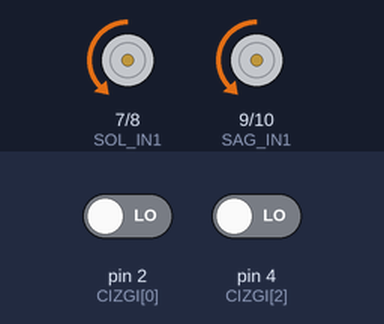
Recording of a sketch running on a simulated Arduino Uno, built with avr-gcc and run on an emulated ATmega328P. Shown: motor-driver pin pairs drawn as motors (green arrow = first pin HIGH = forward, orange = second pin HIGH = backward, longer = more drive, scaled by the enable pin). The test bench sets the inputs (shaded band); at power-on: pin 2 (CIZGI[0]) LOW, pin 4 (CIZGI[2]) LOW.

Above: at 3.3 s.
4.3 s: pin 2 (CIZGI[0]) driven HIGH
At 4.77 s:
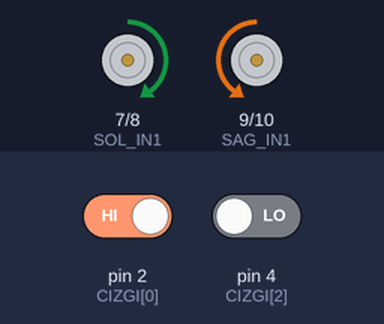
8.4 s: pin 2 (CIZGI[0]) driven LOW
At 8.97 s:
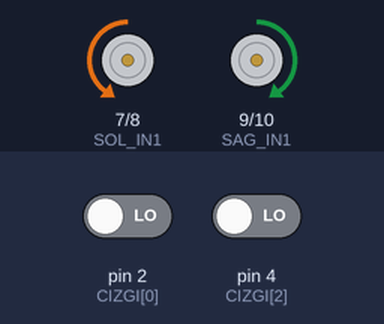
Timing chart, 0 to 17.9 s (numbered marks = the images above; inputs shaded):
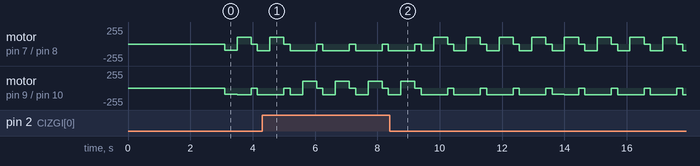

Measured:
- by itself, motor on pin 7 (SOL_IN1) / pin 8 (SOL_IN2): repeats every 1.1 s: backward 100/255 0.40 s, forward 100/255 0.45 s, stopped 0.20 s

The sketch:

06_alanda_kal.ino
```cpp
// 6. CIZGI + MOTOR: siyah bantla cevrili alanin icinde kal
// Beyaz zemine siyah bantla bir alan cizin. Robot ileri gider,
// kenari gorunce geri cekilip iceri doner.

const byte SOL_PWM = 5, SOL_IN1 = 7, SOL_IN2 = 8;
const byte SAG_PWM = 6, SAG_IN1 = 9, SAG_IN2 = 10;
const byte CIZGI[3] = {2, 3, 4};   // ALPGEN M052: sol, orta, sag
const bool SIYAH_LOW = true;

const int HIZ = 90;
const int GERI_MS = 400;
const int DONUS_HIZI = 100; // 1. uygulamadaki deger
const int DONUS_MS = 450;   // 1. uygulamada buldugunuz 90 derece suresi

void motor(byte pwm, byte in1, byte in2, int hiz) {
  hiz = constrain(hiz, -255, 255);
  digitalWrite(in1, hiz >= 0 ? HIGH : LOW);
  digitalWrite(in2, hiz >= 0 ? LOW : HIGH);
  analogWrite(pwm, abs(hiz));
}
void sur(int sol, int sag) {
  motor(SOL_PWM, SOL_IN1, SOL_IN2, sol);
  motor(SAG_PWM, SAG_IN1, SAG_IN2, sag);
}

bool cizgiVar(byte pin) {
  int d = digitalRead(pin);
  return SIYAH_LOW ? d == LOW : d == HIGH;
}

void setup() {
  pinMode(SOL_PWM, OUTPUT); pinMode(SOL_IN1, OUTPUT); pinMode(SOL_IN2, OUTPUT);
  pinMode(SAG_PWM, OUTPUT); pinMode(SAG_IN1, OUTPUT); pinMode(SAG_IN2, OUTPUT);
  for (byte i = 0; i < 3; i++) pinMode(CIZGI[i], INPUT);
  sur(0, 0);
  randomSeed(analogRead(A5));   // "Bir adim ote" icin: random() her acilista farkli olsun
  delay(3000);
}

void loop() {
  bool solKenar = cizgiVar(CIZGI[0]);
  bool sagKenar = cizgiVar(CIZGI[2]) || cizgiVar(CIZGI[1]);

  if (!solKenar && !sagKenar) {
    sur(HIZ, HIZ);              // Alan icinde: ileri
    return;
  }

  sur(0, 0);       delay(100);
  sur(-HIZ, -HIZ); delay(GERI_MS);           // Kenardan geri cekil
  if (solKenar) sur(DONUS_HIZI, -DONUS_HIZI);  // Kenar soldaysa saga don
  else          sur(-DONUS_HIZI, DONUS_HIZI);  // Kenar sagdaysa sola don
  delay(DONUS_MS);
  sur(0, 0);       delay(100);
}
```
